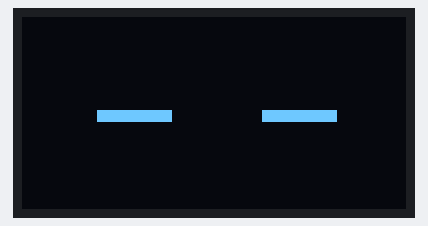
Bench run of a program on a simulated ESP32. Shown: 128×64 one-colour display. The display library's start-up logo is not drawn; random numbers use the default seed unless the program sets one.

Above: at 2.23 s.
At 13.3 s:
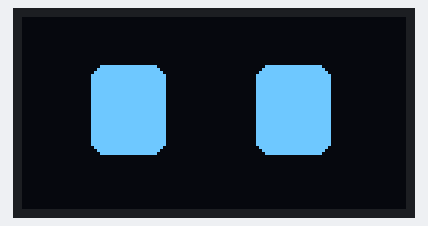
At 15.3 s:
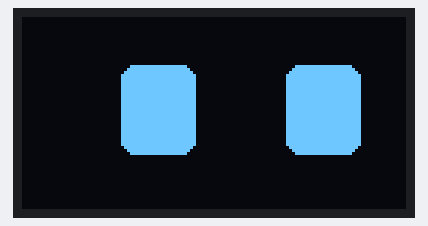
At 24.0 s:
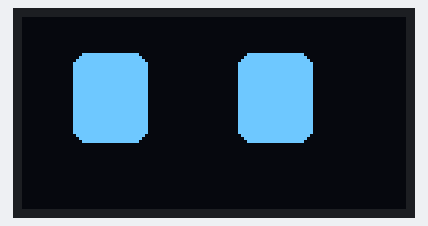
At 26.5 s:
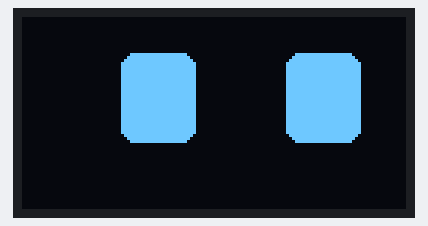
At 37.2 s:
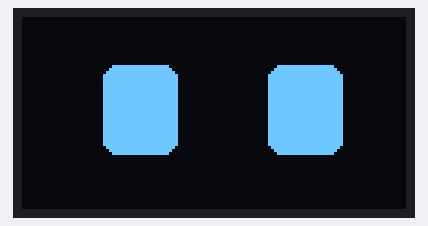

Measured:
- what the display in image 1 shows lasts 1.6 s, from 13.3 s to 14.9 s
- what the display in image 2 shows lasts 1.3 s, from 15.3 s to 16.6 s
- what the display in image 3 shows lasts 2.0 s, from 24.0 s to 26.0 s
- what the display in image 5 shows lasts 1.9 s, from 37.1 s to 39.0 s

The program:

main.cpp
```cpp
#include <Arduino.h>
/*
#define led 2
#define button 4

void setup() {
  Serial.begin(9600);
  pinMode(led, OUTPUT);
  pinMode(button, OUTPUT);

}

void loop() {
  int value = touchRead(button);
  Serial.println(value);
  delay(5);
  if(value < 10){
    digitalWrite(led, HIGH);

  }
  else{
    digitalWrite(led, LOW);
  }
}

*/
//Sayan Electronics(LIKE-SUBSCRIBE-SHARE)
//More Fluid Eye Motion is here
//Connect Vcc-3.3V, Gnd-Gnd, SCL-D22, SDA-D21 (0.96 inch OLED - ESP32 DEV KIT V1)
//CODE_NO: 02
#include <Wire.h>
#include <Adafruit_GFX.h>
#include <Adafruit_SSD1306.h>

#define SCREEN_WIDTH 128
#define SCREEN_HEIGHT 64
#define OLED_RESET    -1

Adafruit_SSD1306 display(SCREEN_WIDTH, SCREEN_HEIGHT, &Wire, OLED_RESET);

// Eye position and size
int leftEyeX = 25;       // X position of the left eye
int rightEyeX = 80;      // X position of the right eye
int eyeY = 18;           // Y position of both eyes
int eyeWidth = 25;       // Eye width
int eyeHeight = 30;      // Eye height

// Target offsets for smooth movement
int targetOffsetX = 0;
int targetOffsetY = 0;
int moveSpeed = 3;       // Control speed of movement

// Blinking and animation variables
int blinkState = 0;      // 0 = eyes open, 1 = eyes closed (blinking)
int blinkDelay = 2000;   // Blink delay (4 seconds)
unsigned long lastBlinkTime = 0;
unsigned long moveTime = 0;

void drawEye(int eyeX, int eyeY, int eyeWidth, int eyeHeight) {
  display.fillRoundRect(eyeX, eyeY, eyeWidth, eyeHeight, 5, WHITE);  // Draw rounded rectangle
}

void setup() {
  display.begin(SSD1306_SWITCHCAPVCC, 0x3C);
  display.display();
  delay(2000);
}

void loop() {
  unsigned long currentTime = millis();

  // Blinking logic
  if (currentTime - lastBlinkTime > blinkDelay && blinkState == 0) {
    blinkState = 1;  // Blink starts
    lastBlinkTime = currentTime;
  } else if (currentTime - lastBlinkTime > 150 && blinkState == 1) {//Decrease/Increase 150 to decrease/increase blink speed
    blinkState = 0;  // Blink ends
    lastBlinkTime = currentTime;
  }

  // Random eye movement logic
  if (currentTime - moveTime > random(1500, 3000) && blinkState == 0) {
    int movementType = random(0, 8);  // Choose movement: 0 to 7 (diagonal + center)
    if (movementType == 0) {          // Look left
      targetOffsetX = -10;
      targetOffsetY = 0;
    } else if (movementType == 1) {   // Look right
      targetOffsetX = 10;
      targetOffsetY = 0;
    } else if (movementType == 2) {   // Look up-left
      targetOffsetX = -10;
      targetOffsetY = -8;
    } else if (movementType == 3) {   // Look up-right
      targetOffsetX = 10;
      targetOffsetY = -8;
    } else if (movementType == 4) {   // Look down-left
      targetOffsetX = -10;
      targetOffsetY = 8;
    } else if (movementType == 5) {   // Look down-right
      targetOffsetX = 10;
      targetOffsetY = 8;
    } else {                          // Default (center)
      targetOffsetX = 0;
      targetOffsetY = 0;
    }
    moveTime = currentTime;
  }

  // Smooth interpolation for movement
  static int offsetX = 0;
  static int offsetY = 0;
  offsetX += (targetOffsetX - offsetX) / moveSpeed;
  offsetY += (targetOffsetY - offsetY) / moveSpeed;

  // Clear display for redraw
  display.clearDisplay();

  // Draw the left eye
  if (blinkState == 0) {
    drawEye(leftEyeX + offsetX, eyeY + offsetY, eyeWidth, eyeHeight);
  } else {
    // Eye blink (draw a thin horizontal line)
    display.fillRect(leftEyeX + offsetX, eyeY + offsetY + eyeHeight / 2 - 2, eyeWidth, 4, WHITE);
  }

  // Draw the right eye
  if (blinkState == 0) {
    drawEye(rightEyeX + offsetX, eyeY + offsetY, eyeWidth, eyeHeight);
  } else {
    // Eye blink (draw a thin horizontal line)
    display.fillRect(rightEyeX + offsetX, eyeY + offsetY + eyeHeight / 2 - 2, eyeWidth, 4, WHITE);
  }

  // Refresh the display
  display.display();

  // Small delay to prevent flickering
  delay(30);
}

// Function to draw a single eye
```
